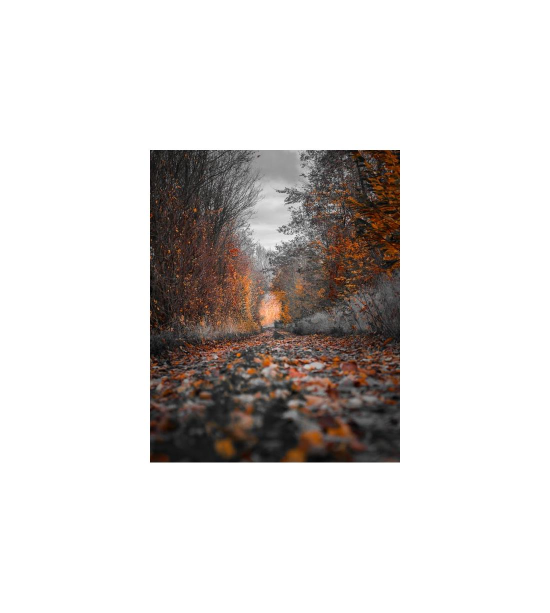
#> input picture border_oops.jpeg, 1100 x 1225 px (shown at 1/2 size); its folder holds only this picture in this run
$ python -i imgfilter.py   (imports and definitions only)
#> lines starting #> are read from the running program, lines starting #| are printed output that depends on the picture; after the words box and inside, x2 and y2 are one past the last pixel; in counts of white or black regions, pixels touching at a corner belong together
# -*- coding: utf-8 -*-
"""
Created on Mon Jul  3 09:51:58 2021

@author: Kritika Srivastava
"""

import sys
from PIL import Image, ImageEnhance, ImageOps, ImageFilter
import cv2
import os
import numpy as np
import pygame
import pygame.gfxdraw
import matplotlib.pyplot as plt
from scipy.spatial import Delaunay
from scipy.ndimage import gaussian_filter
from skimage import io
from collections import defaultdict
import glob
import shutil


# [101 lines left out: functions brighten, saturate, polyart, not called in this run]


def cartoonise(input_image_path, output_image_path):
#> called with input_image_path = 'border_oops.jpeg', output_image_path = 'out.png'
    img = cv2.imread(input_image_path)
#> img is the input picture: shape (1225, 1100, 3); mean B, G, R 211.1, 212.9, 216.6
    img = cv2.cvtColor(img, cv2.COLOR_BGR2RGB)
    gray = cv2.cvtColor(img, cv2.COLOR_BGR2GRAY)
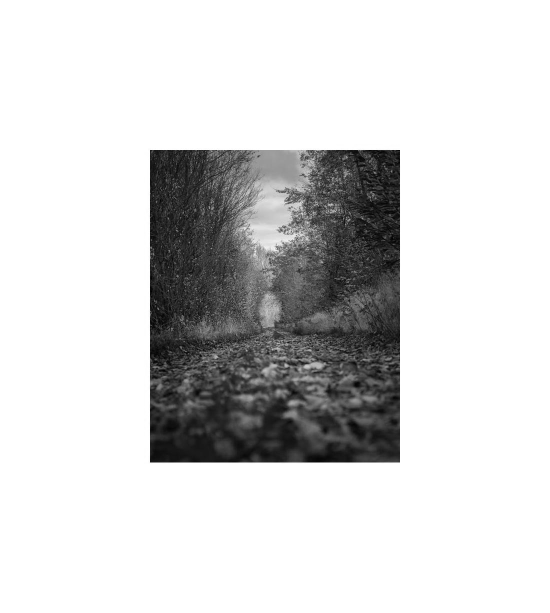
#> gray: shape (1225, 1100) (shown at 1/2 size); min 0, max 255, mean 212.8
    gray = cv2.medianBlur(gray, 5)
    getEdge = cv2.adaptiveThreshold(gray, 255, cv2.ADAPTIVE_THRESH_MEAN_C, cv2.THRESH_BINARY, 9, 9)
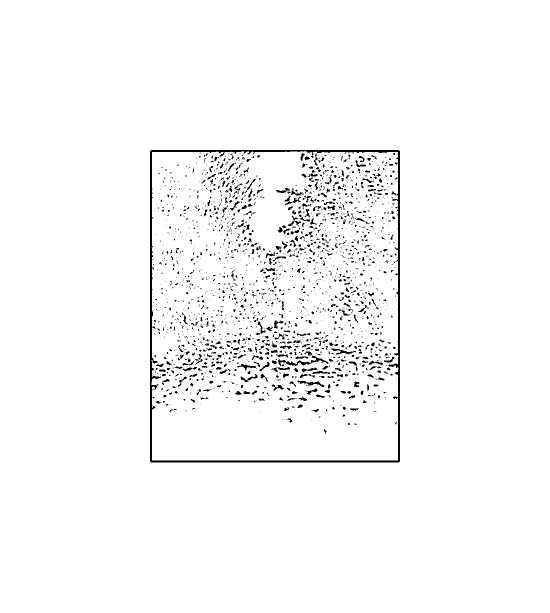
#> getEdge: shape (1225, 1100) (shown at 1/2 size); 97.4% white; 2033 black regions (1666 under 20 px), largest, box (x1, y1, x2, y2) and area: (300, 300, 800, 925) 9661, (556, 711, 657, 732) 521, (595, 761, 649, 774) 242
    color = cv2.bilateralFilter(img, 9, 300, 255)
    cartoon = cv2.bitwise_and(color, color, mask=getEdge)
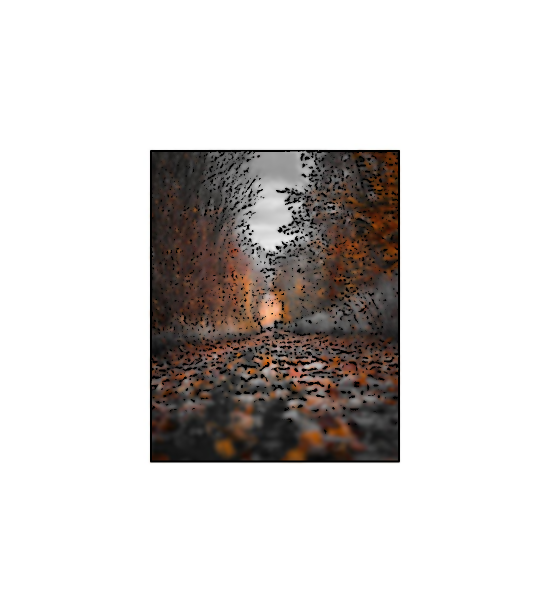
#> cartoon: shape (1225, 1100, 3) (shown at 1/2 size); mean R, G, B 214.3, 211.1, 209.5
    io.imshow(cartoon)
    cv2.imwrite(output_image_path, cartoon)
    print("Cartoonised image saved in the folder.")
    return


# [60 lines left out: functions neg, pencilsketch, blur, border, bnw, sepia, not called in this run]


filters = {
    0: "Exit",
    1: "Black and white",
    2: "Sepia",
    3: "White Border",
    4: "Blur",
    5: "Pencil Sketch",
    6: "Negative",
    7: "Cartoonise",
    8: "Poly Art",
    9: "Brighten",
    10: "Saturate",
}
# [2 lines not run here, left out]
i = 1
# [34 lines not run here, left out]

>>> result = cartoonise('border_oops.jpeg', 'out.png')
